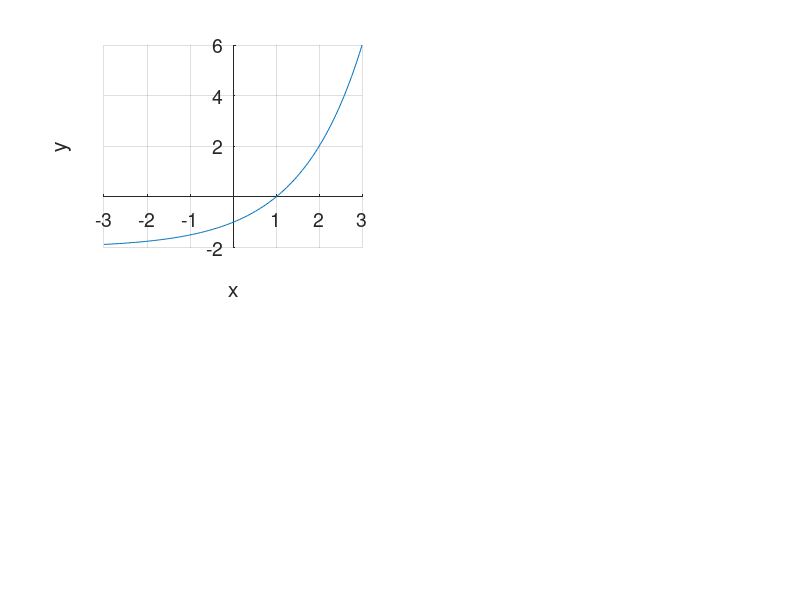

Reproduce this figure in MATLAB. (Note: this script raises an error after producing the figure.)
addpath('../code')

set(0, 'defaultaxesfontsize', 14) 
set(0, 'defaulttextfontsize', 14)


% функции
%F = {@(X) 2.^X - 2, @(X) 2.^-X - 2, @(X) -(2.^X - 2), @(X) -(2.^-X - 2)};
F = {@(X) 2.^X - 2};
global X = linspace(-3, 3, 100);
%
Fm = {@secant}; 

% визуализация работы
for i = 1:length(Fm)
    for j = 1
        subplot(2, 2, j);
        box off;
        hold on;
        grid on;
        set(gca, 'xaxislocation', 'origin');
        set(gca, 'yaxislocation', 'origin');
        plot(X, F{j}(X));
        xlabel('x');
        ylabel('y');
        %ftang = @(Xp, d1) d1 * (X - Xp(1)) + Xp(2);
        fchord = @(Xp, Bp) (Xp(2) - Bp(2)) / (Xp(1) - Bp(1)) * (X - Xp(1)) + Xp(2);
        [xroot, yroot, info] = Fm{i}(F{j}, -2, 2.5, 0.8)
        plot(xroot, yroot, 'bo', 'MarkerFaceColor', 'b');
        for row = info.Approx'
            %plot(X, ftang([row(1), row(2)], row(3)));
            plot(X, fchord([row(1), row(2)], [row(3), row(4)]));
        end
    end
    figure;
end
%
%% зависимость кол-ва вычислений от точности
%hold on;
%E = linspace(0.00000001, 0.2, 20);
%for i = 1:length(Fm)
%    N = [];
%    for e = E
%        [xroot yroot n] = Fm{i}(F{1}, -2, 2.5, e);
%        N = [N n];
%    end
%    plot(E, N);
%end
%legend('Половинного деления', 'Хорд', 'Ньютона');
%xlabel('Погрешность')
%ylabel('Вычислений')
%
% 
%    global X;
%    % раскомментировать для визуализации
%    %plot(X, fchord(X));
%
%
%    
%    global X;
%    %plot(X, ftang(X));

pause
